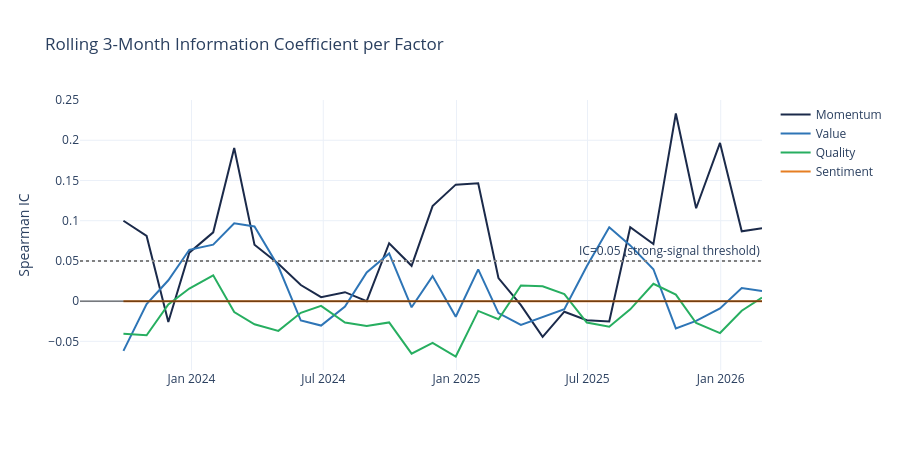

Here is the notebook cell this chart was saved with:
### Markdown cell above
## 9 · Factor Information Coefficients — Rolling Spearman

### Code cell
if len(ic_df) > 0:
    fig = go.Figure()
    for factor in ic_df['factor'].unique():
        sub = ic_df[ic_df['factor']==factor].sort_values('date').copy()
        sub['ic_smoothed'] = sub['ic_spearman'].rolling(3).mean()
        fig.add_trace(go.Scatter(x=sub['date'], y=sub['ic_smoothed'],
                                  mode='lines', name=factor.title(),
                                  line=dict(color=PAL.get(factor, 'black'), width=2)))
    fig.add_hline(y=0.05, line_dash='dot', line_color='grey',
                  annotation_text='IC=0.05 (strong-signal threshold)')
    fig.add_hline(y=0, line_color='black', line_width=0.8)
    fig.update_layout(title='Rolling 3-Month Information Coefficient per Factor',
                      xaxis_title='', yaxis_title='Spearman IC', height=450)
    fig.show()
else:
    print('No IC data (insufficient forward-returns for IC computation)')
